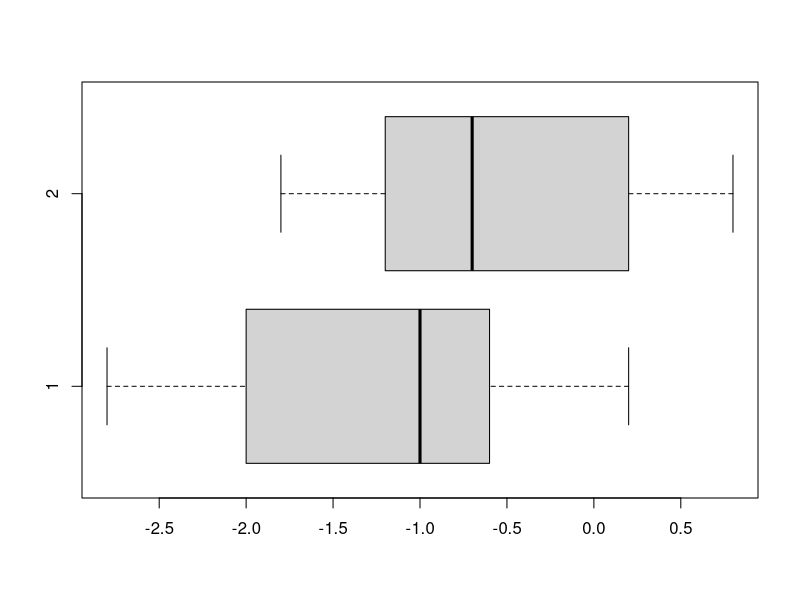

Source code (R):
## ---- chunk 1
## DATA GENERATION
library(knitr)
knitr::opts_chunk$set(echo = F, message = F, warning = F)
library(kableExtra)
library(ggplot2)
x <- c(-1.2, -0.7, -0.4, -0.9, -1.6, 0.5, 0.2, -1.8, 0.8)
y <- c(-2.1, -0.5, -0.7, -1.9, 0.2, -2.8, -1)
n <- length(x)

## QUESTION/ANSWER GENERATION
# Sample size
nx <- length(x)
ny <- length(y)
# Mean
mx <- mean(x)
my <- mean(y)
# Varianza
s2x <- sum(x^2)/nx-mx^2
s2y <- sum(y^2)/ny-my^2
# St.deviation
sx <- sqrt(s2x)
sy <- sqrt(s2y)
# Coef. variation
cvx <- sx/abs(mx)
cvy <- sy/abs(my)
# Coef. skewness
g1x <- sum((x-mx)^3)/(nx*sx^3)
g1y <- sum((y-my)^3)/(ny*sy^3)
# Coef. kurtosis
g2x <- sum((x-mx)^4)/(nx*sx^4)-3
g2y <- sum((y-my)^4)/(ny*sy^4)-3
# Standard scores
zx <- (-0.5-mx)/sx
zy <- (-1-my)/sy
## ---- chunk 2
boxplot(y, x, horizontal=T)
